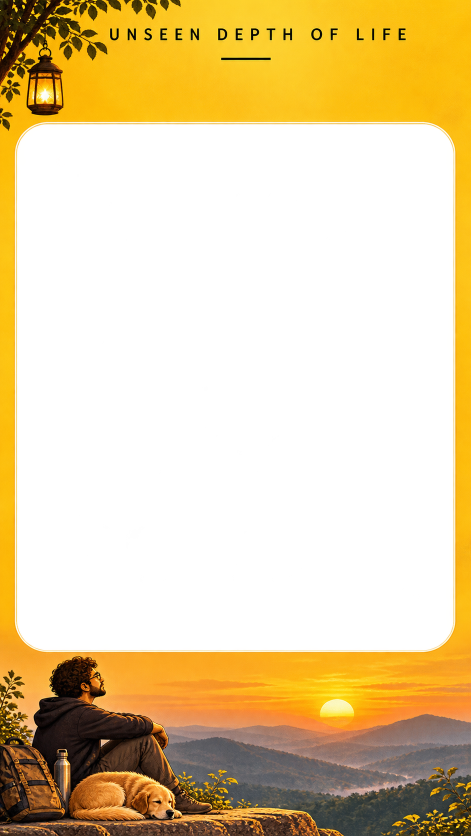
#> input picture meditation/brand/frame_source.png, 941 x 1672 px (shown at 1/2 size)
$ python frame_template.py build '#' '(re)build' brand/frame_overlay.png + frame.json
#> lines starting #> are read from the running program, lines starting #| are printed output that depends on the picture
"""Unseen Depth of Life branded Reel frame.

Places any video inside the window of the brand frame (brand/frame_source.png), adds the
@handle, a soft inner shadow, a flickering lantern and a breathing sun glow.

    python3 frame_template.py build                 # (re)build brand/frame_overlay.png + frame.json
    python3 frame_template.py compose in.mp4 out.mp4 # any video -> 1080x1920 framed Reel

Other scripts can import `window()` to render content at the exact window size.
"""
import json, os, subprocess, sys
import numpy as np
from PIL import Image, ImageDraw, ImageFilter, ImageFont

HERE = os.path.dirname(os.path.abspath(__file__))
BRAND = os.path.join(HERE, "brand")
SRC, OVERLAY, META = (os.path.join(BRAND, f) for f in ("frame_source.png", "frame_overlay.png", "frame.json"))
W, H, FPS = 1080, 1920, 30
HANDLE = "@unseen_depth_of_life"


def build():
    src = Image.open(SRC).convert("RGBA")
#> src is the input picture: PIL image 941x1672 RGBA; mean R, G, B, A 84.3, 63.2, 17.4, 105.5
    k = W / src.width
#> k = 1.15
    im = src.resize((W, H), Image.LANCZOS)
    a = np.asarray(im)[..., 3]
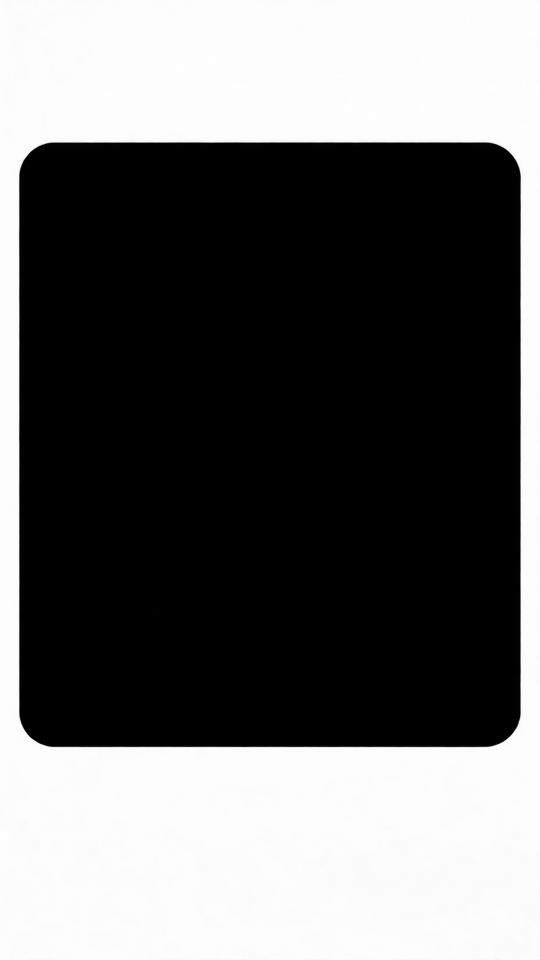
#> a: shape (1920, 1080) (shown at 1/2 size); min 0, max 255, mean 105.5
    ys, xs = np.nonzero(a < 128)
    x0, x1, y0, y1 = xs.min(), xs.max() + 1, ys.min(), ys.max() + 1
#> x0 = 38; x1 = 1041; y0 = 285; y1 = 1494
    # content box: even-sized, slightly larger than the window so the frame's alpha does the cropping
    x0, y0 = (x0 - 2) & ~1, (y0 - 2) & ~1
#> x0 = 36; y0 = 282
    cw, ch = ((x1 + 2 - x0) + 1) & ~1, ((y1 + 2 - y0) + 1) & ~1
#> cw = 1008; ch = 1214

    d = ImageDraw.Draw(im)
    font = ImageFont.truetype(os.path.join(HERE, "fonts", "Inter-Medium.otf"), 27)
    rgb = np.asarray(src)[..., :3].astype(int)                 # centre the handle under the title rule
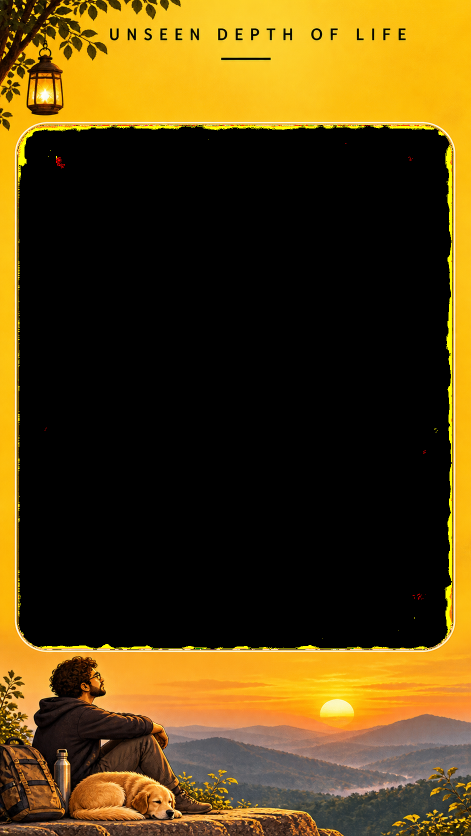
#> rgb: shape (1672, 941, 3) int64 (shown at 1/2 size); mean R, G, B 84.3, 63.2, 17.4
    rule = np.nonzero((rgb[100:140, 300:800].sum(-1) < 120).any(0))[0] + 300
#> rule = 98 values from 443 to 540
    cx = (rule.min() + rule.max()) / 2 * k if len(rule) else W / 2
#> cx = 564.1
    text = " ".join(HANDLE)                                    # letter-spaced, matches the title style
    tw = d.textlength(text, font=font)
#> tw = 483.4
    d.text((cx - tw / 2, 168), text, font=font, fill=(74, 44, 12, 235))
    im.save(OVERLAY)
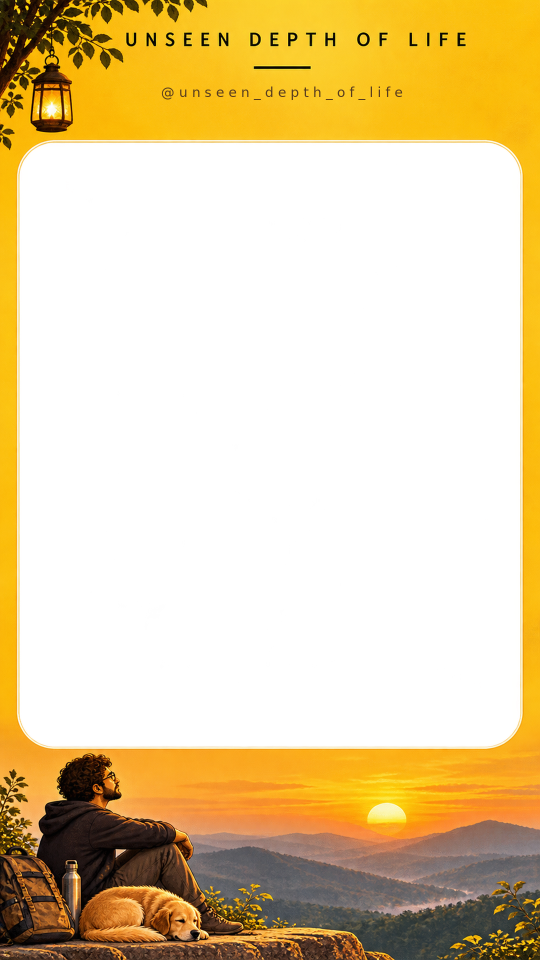
#> saved as frame_overlay.png: PIL image 1080x1920 RGBA (shown at 1/2 size); mean R, G, B, A 83.7, 62.8, 17.3, 105.5; transparent parts drawn white
    meta = dict(x=int(x0), y=int(y0), w=int(cw), h=int(ch),
                lantern=[round(90 * k), round(186 * k)], sun=[round(673 * k), round(1421 * k)])
#> meta = {'x': 36, 'y': 282, 'w': 1008, 'h': 1214, 'lantern': [103, 213], 'sun': [772, 1631]}
    json.dump(meta, open(META, "w"), indent=1)
    return meta


def window():
    return json.load(open(META)) if os.path.exists(META) else build()


def _glow(h, w, cx, cy, radius):
    y, x = np.mgrid[0:h, 0:w].astype(np.float32)
    return np.exp(-((x - cx) ** 2 + (y - cy) ** 2) / (2 * radius ** 2))


# [43 lines left out: function compose, not called in this run]


if __name__ == "__main__":
    cmd = sys.argv[1] if len(sys.argv) > 1 else "build"
    if cmd == "build": print(build())
    elif cmd == "compose": compose(sys.argv[2], sys.argv[3])
    else: sys.exit(__doc__)
